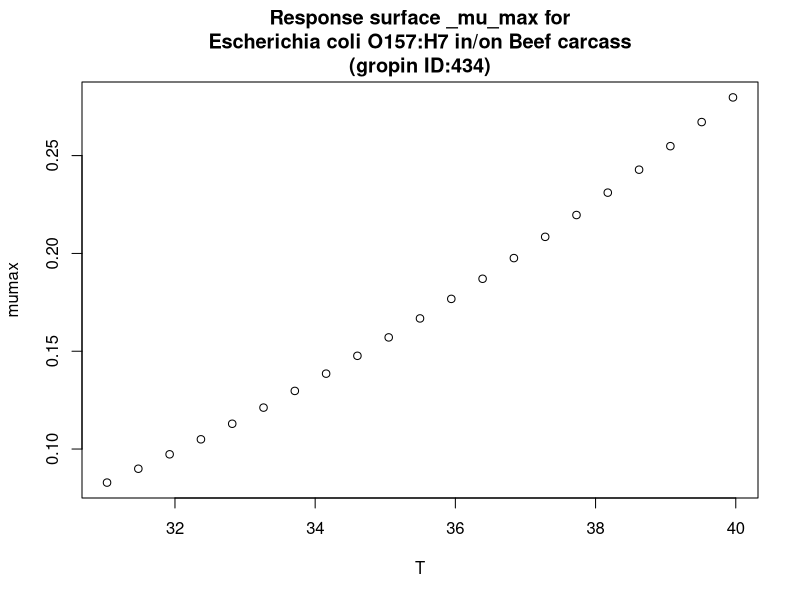

Recreate this plot in R.
#############################
# start of Parameter script
#############################
T <- seq(31.031,39.96003996004,length.out=21)
#############################
# end of Parameter script
#############################
############################# 
# start of Model script Gropin ID 434 
#############################
 
# constant coefficients for this model
 
variables <- data.frame(T)
argumentsPar <- unique.data.frame(expand.grid(variables))
 
# heart of the model
response_surface <- function(T) {
   mumax <-(0.027*T-0.55)^2

	return(mumax=mumax)
} 

# output parameters
responseSurface <- cbind(argumentsPar,response_surface(argumentsPar['T']))
colnames(responseSurface) <- c(colnames(argumentsPar),'mumax')
#############################
# End of Model script
#############################
############################# 
# start of Visualisation script Gropin ID 434 
#############################
titleText <-'Response surface _mu_max for
Escherichia coli O157:H7 in/on Beef carcass
(gropin ID:434)'
plot(T,responseSurface$'mumax',xlab='T',
                          ylab='mumax',main=titleText)
#############################
# End of Visualisation script
#############################
